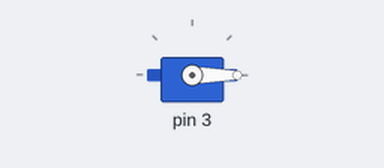
A sketch run on a simulated Arduino Uno, built with avr-gcc and run on an emulated ATmega328P. Shown: servo. What the sketch prints to the serial monitor is not drawn.

Above: at 0.05 s.
Timing chart, 0 to 3.0 s (numbered marks = the images above):
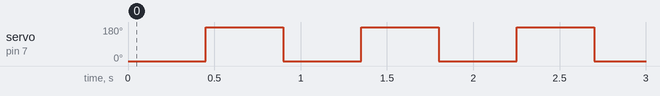

Measured:
- by itself, servo on pin 7: alternates 180° for 0.45 s and 0° for 0.45 s

The sketch:

RobotElTest.ino
```cpp
#include <Servo.h>
#define basParmak 3
#define isaretParmagi 4
#define ortaParmak 5
#define yuzukParmagi 6
#define serceParmak 7

#define gecikme 450  //  250 den küçük sayı girmeyin
#define baslamaAcisi 0  //Açı en az 0, en fazla 180
#define bitisAcisi 180 //Açı en az 0, en fazla 180

Servo servo;
void setup() {
  Serial.begin(9600);
  Serial.println("Test Başlıyor...");
}

void loop() {
  for(int i =3; i<=7; i++){
    servo.attach(i);
    servo.write(baslamaAcisi);delay(gecikme);
    servo.write(bitisAcisi);delay(gecikme);
  }
  for(int i =6; i>=4; i--){
    servo.attach(i);
    servo.write(baslamaAcisi);delay(gecikme);
    servo.write(bitisAcisi);delay(gecikme);
  }

}
```
